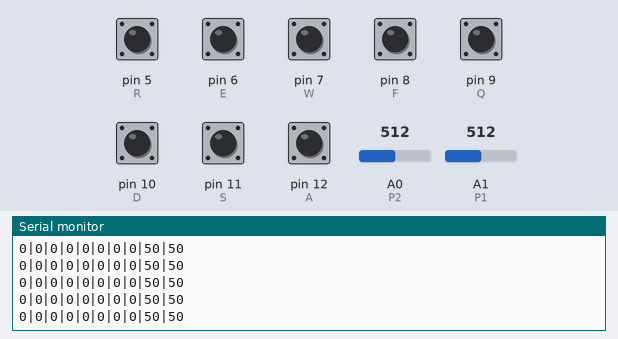
Simulated run of this sketch. Board: Arduino Uno, built with avr-gcc and run on an emulated ATmega328P. Shown: the last lines printed to the serial monitor. The inputs (shaded band) are chosen by the test bench; at power-on: pin 5 (R), pin 6 (E), pin 7 (W), pin 8 (F), pin 9 (Q), pin 10 (D), pin 11 (S), pin 12 (A) HIGH, A0 (P2) = 512, A1 (P1) = 512.

Above: at 1.2 s.
1.3 s: A0 (P2) set to 716
At 1.35 s:
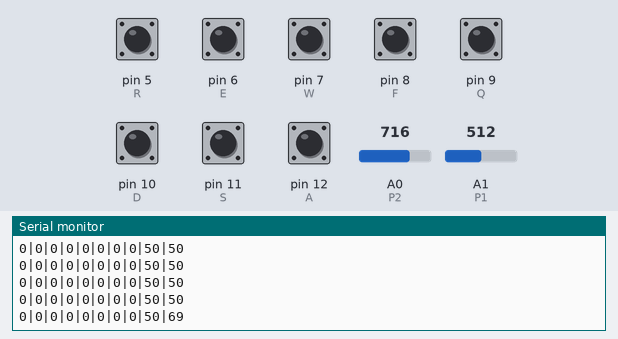
2.8 s: A1 (P1) set to 716
At 2.83 s:
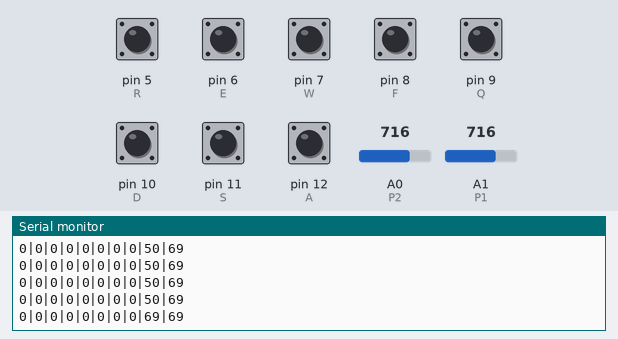
4.3 s: A0 (P2) set to 1023
At 4.31 s:
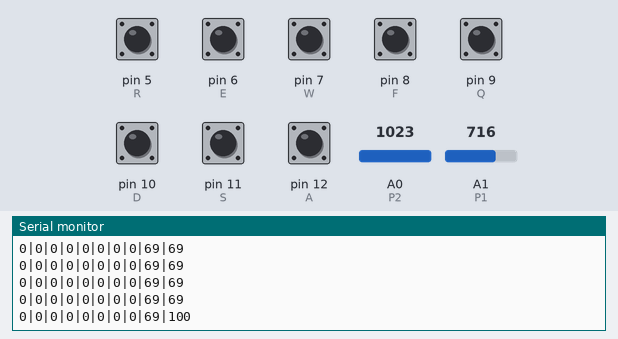
7.3 s: pin 5 (R) pulled LOW for 0.15 s
At 7.34 s:
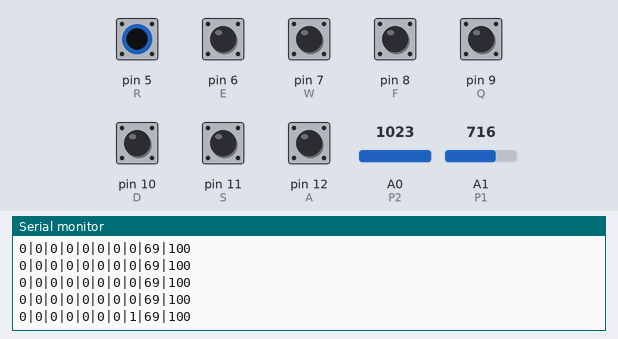
8.9 s: pin 6 (E) pulled LOW for 0.15 s
At 8.93 s:
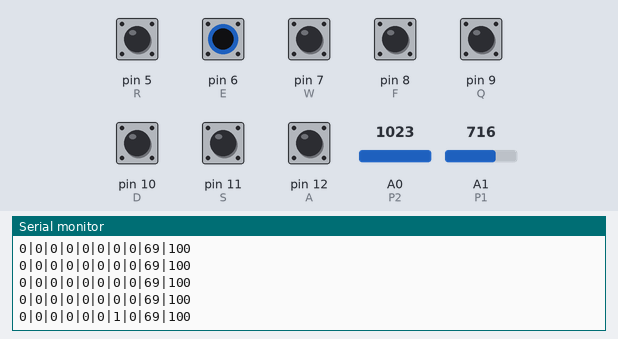
10.5 s: A1 (P1) set to 0
At 10.51 s:
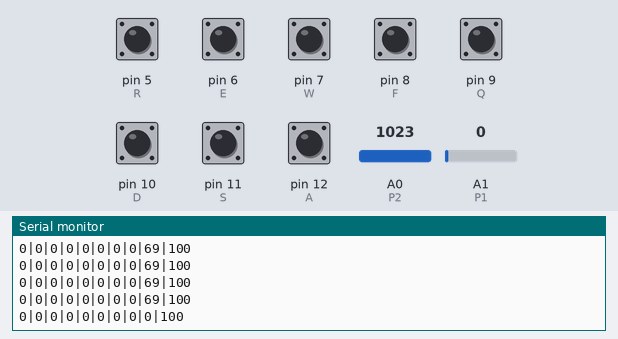

The sketch:

macroKeyboard.ino
```cpp
//Macro Keyboard using Arduino Micro.
//Lmjd14 17/05/2020
//This code is free to use with attribution

//#include <Keyboard.h>

const int A = 12;
const int S = 11;
const int D = 10;
const int F = 8;
const int Q = 9;
const int W = 7;
const int E = 6;
const int R = 5;
const int P1 = 1;
const int P2 = 0;

bool a = false;
bool s = false;
bool d = false;
bool f = false;
bool q = false;
bool w = false;
bool e = false;
bool r = false;

int pote1 = 0;
int pote2 = 0;

void setup() {
  // put your setup code here, to run once:
  Serial.begin(9600);

  //Setup buttons
  pinMode(A, INPUT_PULLUP);
  pinMode(S, INPUT_PULLUP);
  pinMode(D, INPUT_PULLUP);
  pinMode(F, INPUT_PULLUP);
  pinMode(Q, INPUT_PULLUP);
  pinMode(W, INPUT_PULLUP);
  pinMode(E, INPUT_PULLUP);
  pinMode(R, INPUT_PULLUP);
  pinMode(P1, INPUT);
  pinMode(P2, INPUT);

}

void loop() {

  if (digitalRead(A) == LOW) {
    a = true;
  } else {
    a = false;
  }

  if (digitalRead(S) == LOW) {
    s = true;
  } else {
    s = false;
  }
  if (digitalRead(D) == LOW) {
    d = true;
  } else {
    d = false;
  }
  if (digitalRead(F) == LOW) {
    f = true;
  } else {
    f = false;
  }
  if (digitalRead(Q) == LOW) {
    q = true;
  } else {
    q = false;
  }
  if (digitalRead(W) == LOW) {
    w = true;
  } else {
    w = false;
  }
  if (digitalRead(E) == LOW) {
    e = true;
  } else {
    e = false;
  }
  if (digitalRead(R) == LOW) {
    r = true;
  } else {
    r = false;
  }

    pote1 = analogRead(P1);
    pote1 = map(pote1, 0, 1023, 0, 100);
    pote2 = analogRead(P2);
    pote2 = map(pote2, 0, 1023, 0, 100);

    Serial.print(a);Serial.print("|");
    Serial.print(s);Serial.print("|");
    Serial.print(d);Serial.print("|");
    Serial.print(f);Serial.print("|");
    Serial.print(q);Serial.print("|");
    Serial.print(w);Serial.print("|");
    Serial.print(e);Serial.print("|");
    Serial.print(r);Serial.print("|");
    Serial.print(pote1);Serial.print("|");
    Serial.println(pote2);
  delay(50);
}
```

Measured:
- after the input at 1.3 s, the serial monitor: prints a new line at once (image 1)
- after the input at 2.8 s, the serial monitor: prints a new line at once (image 2)
- after the input at 4.3 s, the serial monitor: prints a new line at once (image 3)
- after the input at 7.3 s, the serial monitor: prints a new line at once (image 4)
- after the input at 8.9 s, the serial monitor: prints a new line at once (image 5)
- after the input at 10.5 s, the serial monitor: prints a new line at once (image 6)
